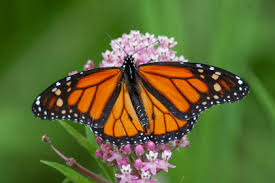
#> input picture Experiment10/images1.jpg, 275 x 183 px
$ python Experiment10.py
#> lines starting #> are read from the running program, lines starting #| are printed output that depends on the picture; after the words box and inside, x2 and y2 are one past the last pixel; in counts of white or black regions, pixels touching at a corner belong together
# Experiment 10
# Image Segmentation using Edge Detection, Edge Linking and Boundary Detection

import cv2
import numpy as np
import matplotlib.pyplot as plt

# -----------------------------------
# Load Image
# -----------------------------------
image = cv2.imread("images1.jpg")
#> image is the input picture: shape (183, 275, 3); mean B, G, R 49.9, 105.9, 93.5

if image is None:
    print("Error: Image not found.")
    exit()

# Convert to grayscale
gray = cv2.cvtColor(image, cv2.COLOR_BGR2GRAY)
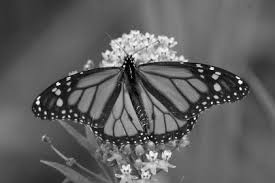
#> gray: shape (183, 275); min 0, max 254, mean 95.8

# -----------------------------------
# Edge Detection using Canny
# -----------------------------------
edges = cv2.Canny(gray, 100, 200)
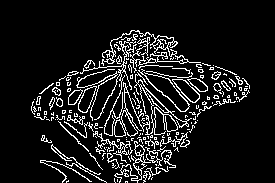
#> edges: shape (183, 275); 10.3% white in thin lines or dots, all inside (x1, y1, x2, y2) = (31, 30, 250, 183)

# -----------------------------------
# Edge Linking using Morphological Closing
# -----------------------------------
kernel = np.ones((3,3), np.uint8)
linked_edges = cv2.morphologyEx(edges, cv2.MORPH_CLOSE, kernel)
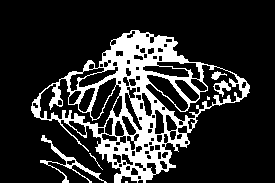
#> linked_edges: shape (183, 275); 18.6% white; 7 white regions (2 under 20 px)

# -----------------------------------
# Boundary Detection using Contours
# -----------------------------------
contours, _ = cv2.findContours(linked_edges, cv2.RETR_EXTERNAL, cv2.CHAIN_APPROX_SIMPLE)
#> contours = 4 contours, 2 with area under 20; largest, box (x1, y1, x2, y2) and area: (31, 30, 250, 183) 16656, (40, 135, 107, 183) 314

# Draw boundaries on original image
boundary_image = image.copy()
cv2.drawContours(boundary_image, contours, -1, (0,255,0), 2)
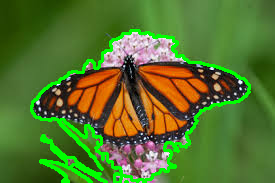
#> boundary_image: shape (183, 275, 3); 7.32% of pixels changed, all inside (x1, y1, x2, y2) = (30, 29, 251, 183)

# -----------------------------------
# Display Results
# -----------------------------------
plt.figure(figsize=(12,8))

plt.subplot(2,2,1)
plt.imshow(cv2.cvtColor(image, cv2.COLOR_BGR2RGB))
plt.title("Original Image")
plt.axis("off")

plt.subplot(2,2,2)
plt.imshow(edges, cmap='gray')
plt.title("Canny Edge Detection")
plt.axis("off")

plt.subplot(2,2,3)
plt.imshow(linked_edges, cmap='gray')
plt.title("Edge Linking")
plt.axis("off")

plt.subplot(2,2,4)
plt.imshow(cv2.cvtColor(boundary_image, cv2.COLOR_BGR2RGB))
plt.title("Boundary Detection / Segmentation")
plt.axis("off")

plt.tight_layout()
plt.show()
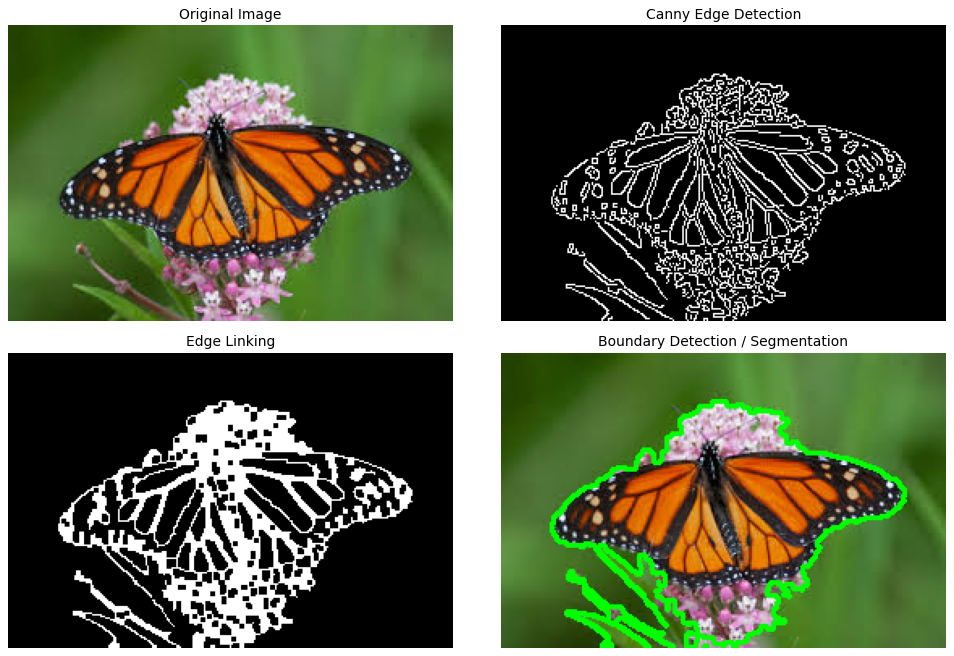
#> figure drawn by matplotlib, 4 panels

# -----------------------------------
# Explanation
# -----------------------------------
print("Canny operator detects edges in the image.")
print("Morphological closing links broken edges.")
print("Contours detect object boundaries for segmentation.")
print("Objects are segmented based on closed boundaries.")
